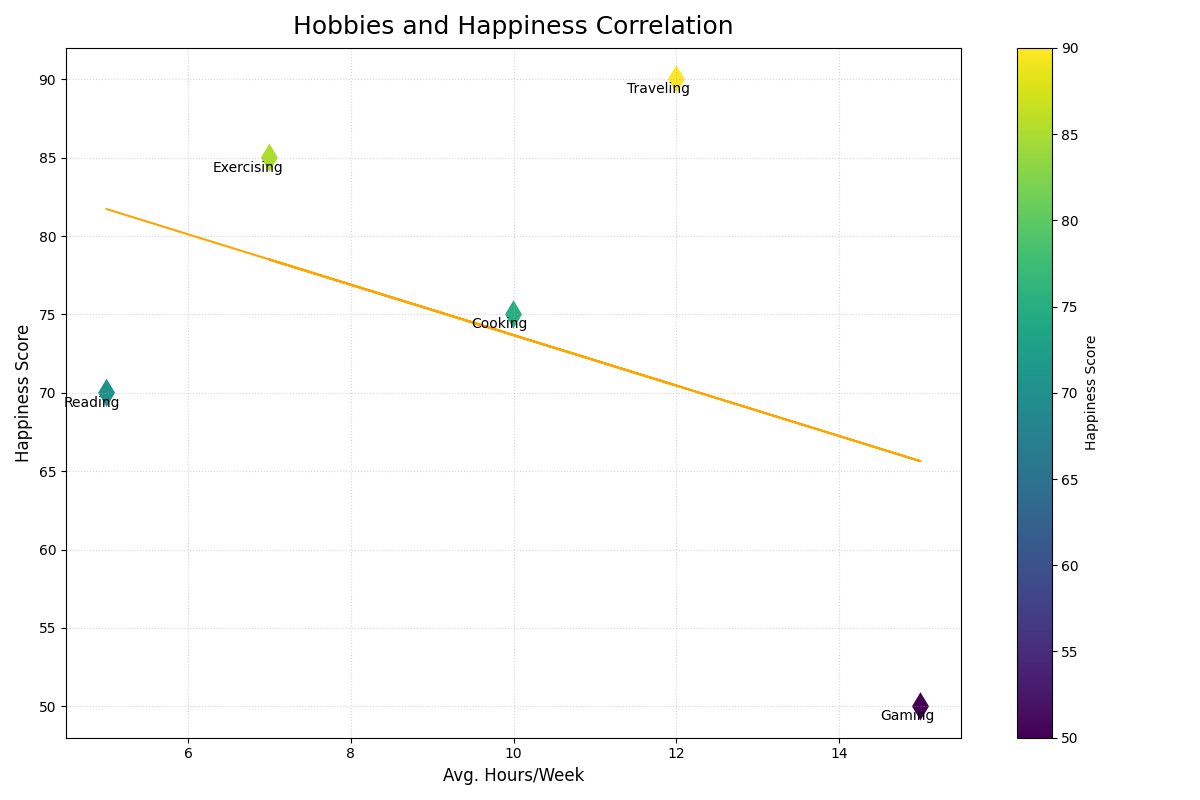

This chart was generated by the following Python code:
import matplotlib.pyplot as plt
import numpy as np

# Data:
hobbies = ['Reading', 'Gaming', 'Exercising', 'Cooking', 'Traveling']
hours_spent = np.array([5, 15, 7, 10, 12])
happiness_levels = np.array([70, 50, 85, 75, 90])

# Create Scatter Plot
fig, ax = plt.subplots(figsize=(12, 8))

# Scatter plot with modified markers and styles
scatter = ax.scatter(hours_spent, happiness_levels, c=happiness_levels, cmap='viridis', s=250, edgecolor='w', marker='d')

# Annotating the points with different offset
for i, hobby in enumerate(hobbies):
    ax.annotate(hobby, (hours_spent[i], happiness_levels[i]), textcoords="offset points", xytext=(10,-10), ha='right', fontsize=10, fontweight='normal')

# Adding a best fit line with a different style
m, b = np.polyfit(hours_spent, happiness_levels, 1)
ax.plot(hours_spent, m*hours_spent + b, color='orange', linewidth=1.5, linestyle='-', label='Trend Line')

# Title and Labels with different font sizes and styles
ax.set_title('Hobbies and Happiness Correlation', fontsize=18, fontweight='normal', pad=10)
ax.set_xlabel('Avg. Hours/Week', fontsize=12)
ax.set_ylabel('Happiness Score', fontsize=12)

# Adding color bar with altered label size
cbar = plt.colorbar(scatter)
cbar.set_label('Happiness Score', fontsize=10)

# Modified grid style and removed legend
ax.grid(True, linestyle=':', alpha=0.5)

# Enhance visibility
plt.tight_layout()

# Show the plot
plt.show()
